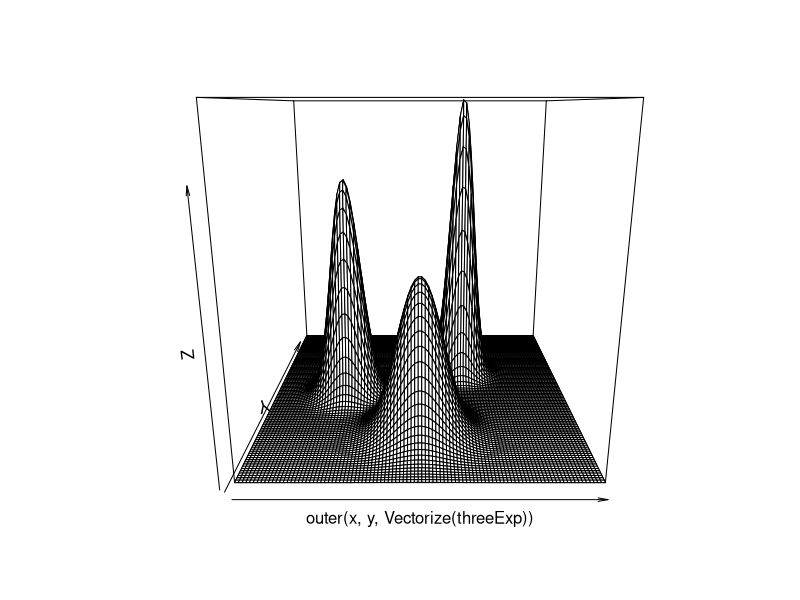
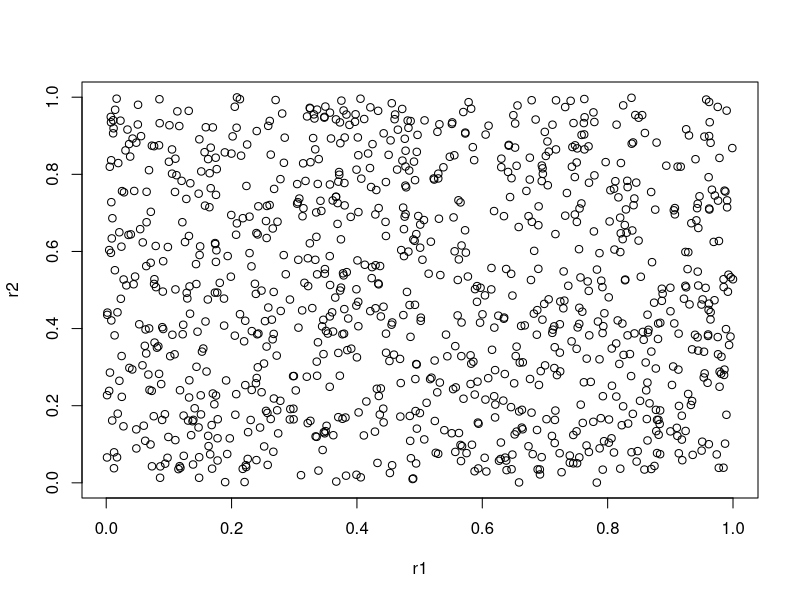
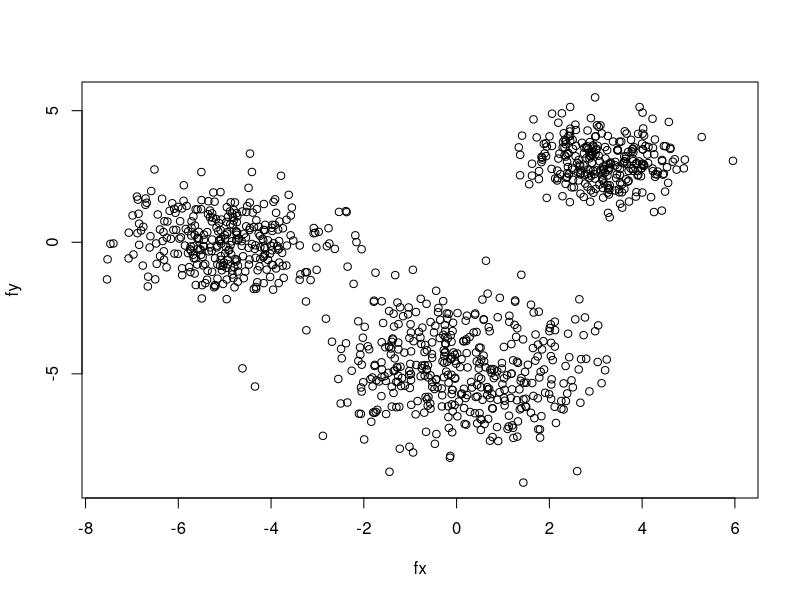

Generate these figures, in order, with R:
set.seed(1)
n = 100
x = seq(-10,10,length=n)
y = seq(-10,10,length=n)

# exponential centers
centers = NULL
centers = rbind (centers,  cbind (3, 3))
centers = rbind (centers,  cbind (-5, 0))
centers = rbind (centers,  cbind (0, -5))

# PDF function
threeExp = function (x,y)
{
  rez <- 0
  rez <- rez + exp(-((x - centers[1,1])^2 + (y - centers[1,2])^2)*0.75)
  rez <- rez + exp(-((x - centers[2,1])^2 + (y - centers[2,2])^2)*0.5)*0.75
  rez <- rez + exp(-((x - centers[3,1])^2 + (y - centers[3,2])^2)*0.25)*0.5
  rez
}

# PDF
persp( outer( x, y, Vectorize(threeExp) ) )

# discretization
pdf <- matrix(nrow=n, ncol=n) 
for(i in 1:n)
{
  for(j in 1:n)
    pdf[i,j] <- threeExp(x[i],y[j])
}

cdf <- matrix(nrow=n, ncol=n)
for(i in 1:n)
  cdf[i,] <- cumsum(pdf[i,])

col <- cdf[,ncol(cdf)]

s = sum(col)
for(i in 1:n)
  col[i] = col[i]/s

col <- c(0, cumsum(col))

#write.csv(col)

row <- matrix(nrow=n, ncol=n + 1) 
for(i in 1:n)
{
  t <- pdf[i,]

  #plot(t)

  s <- sum(t)
  for(j in 1:n)
    t[j] <- t[j]/s

  t <- cumsum(t)

  #plot(t)

  row[i,1] <- 0
  for(j in 2:(n+1))
    row[i,j] <- t[j-1]
}


n = 1000 # number of sample
random = NULL
sample = NULL
for(i in 1:n)
{
  r1 <- runif(1, 0, 1)
  r2 <- runif(1, 0, 1)

  # linear interpolation
  index1 <- which(col == min(col[col>r1])) - 1
  x0 <- x[index1]
  y0 <- col[index1]
  x1 <- x[index1 + 1]
  y1 <- col[index1 + 1];
  fx <- x0 + (r1 - y0) * (x1 - x0) / (y1 - y0);

  index2 <- which(row[index1,] == min(row[index1,][row[index1,]>r2])) - 1
  x0 <- y[index2]
  y0 <- row[index1,index2]
  x1 <- y[index2 + 1]
  y1 <- row[index1,index2 + 1]
  fy <- x0 + (r2 - y0) * (x1 - x0) / (y1 - y0)
	
  random = rbind (random,  cbind (r1, r2))
  sample = rbind (sample,  cbind (fx, fy))
}
plot(random)
plot(sample)